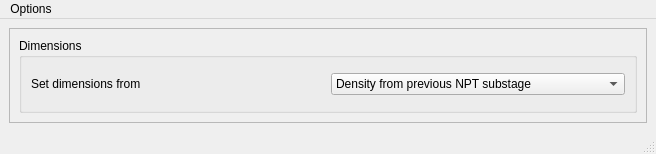
<?xml version="1.0" encoding="UTF-8"?>
<ui version="4.0">
 <class>MainWindow</class>
 <widget class="QMainWindow" name="MainWindow">
  <property name="geometry">
   <rect>
    <x>0</x>
    <y>0</y>
    <width>656</width>
    <height>154</height>
   </rect>
  </property>
  <property name="windowTitle">
   <string>MainWindow</string>
  </property>
  <widget class="QWidget" name="centralwidget">
   <layout class="QVBoxLayout" name="verticalLayout_5">
    <item>
     <widget class="QScrollArea" name="scrollArea">
      <property name="widgetResizable">
       <bool>true</bool>
      </property>
      <widget class="QWidget" name="scrollAreaWidgetContents">
       <property name="geometry">
        <rect>
         <x>0</x>
         <y>0</y>
         <width>636</width>
         <height>90</height>
        </rect>
       </property>
       <layout class="QVBoxLayout" name="verticalLayout_6">
        <item>
         <widget class="QGroupBox" name="groupBox_2">
          <property name="title">
           <string>Dimensions</string>
          </property>
          <layout class="QVBoxLayout" name="verticalLayout_2">
           <item>
            <layout class="QHBoxLayout" name="horizontalLayout_16">
             <item>
              <widget class="QLabel" name="label_16">
               <property name="text">
                <string>Set dimensions from</string>
               </property>
              </widget>
             </item>
             <item>
              <widget class="QComboBox" name="combobox_setdimensionsfrom">
               <item>
                <property name="text">
                 <string>Density from previous NPT substage</string>
                </property>
               </item>
               <item>
                <property name="text">
                 <string>Set to density...</string>
                </property>
               </item>
               <item>
                <property name="text">
                 <string>Set box dimensions...</string>
                </property>
               </item>
              </widget>
             </item>
            </layout>
           </item>
          </layout>
         </widget>
        </item>
       </layout>
      </widget>
     </widget>
    </item>
   </layout>
  </widget>
  <widget class="QMenuBar" name="menubar">
   <property name="geometry">
    <rect>
     <x>0</x>
     <y>0</y>
     <width>656</width>
     <height>22</height>
    </rect>
   </property>
   <widget class="QMenu" name="menuOptions">
    <property name="title">
     <string>Options</string>
    </property>
    <addaction name="actionDefaults"/>
    <addaction name="separator"/>
    <addaction name="actionSave"/>
    <addaction name="actionLoad"/>
   </widget>
   <addaction name="menuOptions"/>
  </widget>
  <widget class="QStatusBar" name="statusbar"/>
  <action name="actionDefaults">
   <property name="text">
    <string>Defaults</string>
   </property>
  </action>
  <action name="actionLoad">
   <property name="text">
    <string>Load...</string>
   </property>
  </action>
  <action name="actionSave">
   <property name="text">
    <string>Save...</string>
   </property>
  </action>
 </widget>
 <resources/>
 <connections/>
</ui>
